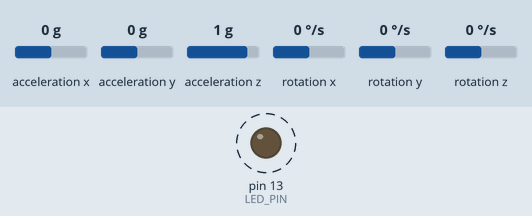
A sketch run on a simulated Arduino Uno, built with avr-gcc and run on an emulated ATmega328P. Shown: output pins drawn as LEDs (lit = HIGH). Dashed ring = blinking. The test bench sets the inputs (shaded band); at power-on: acceleration x 0 g, acceleration z 1 g, acceleration y 0 g, rotation x 0 °/s, rotation y 0 °/s, rotation z 0 °/s. What the sketch prints to the serial monitor is not drawn.

Above: at 1.2 s.
1.3 s: acceleration x set to -1.4 g
4.3 s: acceleration z set to 0 g
5.8 s: acceleration y set to -1.4 g
8.8 s: acceleration x set to 0 g
Timing chart, 0 to 12.8 s (numbered marks = the images above; inputs shaded):
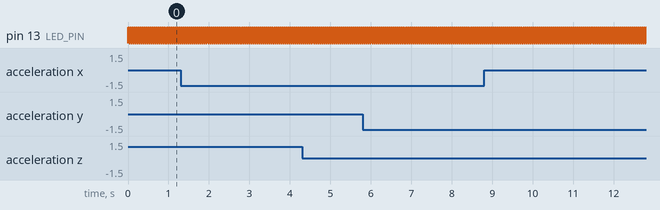

Measured:
- by itself, pin 13 (LED_PIN): alternates HIGH for 0.02 s and LOW for 0.02 s

The sketch:

pedometer.ino
```cpp
#include <Wire.h>
#include "I2Cdev.h"
#include "MPU6050.h"

// MPU6050 체어 객체 생성
MPU6050 accelgyro;

// 중안 사용할 변수들 ( 가속도, 자이로, 평균 가속도 )
int16_t ax, ay, az;
int16_t gx, gy, gz;

// 동작 중인지 표시할 LED
#define LED_PIN 13
bool blinkState = false;

void setup() {
    Wire.begin();

    Serial.begin(115200);

    // MPU6050 초기화
    accelgyro.initialize();
    accelgyro.setFullScaleGyroRange(MPU6050_GYRO_FS_250);
    accelgyro.setFullScaleAccelRange(MPU6050_ACCEL_FS_2);

    // 연결 테스트
    Serial.println("Testing device connections...");
    Serial.println(accelgyro.testConnection() ? "MPU6050 connection successful" : "MPU6050 connection failed");

    // 동작 표시 LED 초기화
    pinMode(LED_PIN, OUTPUT);
}

void loop() {
    accelgyro.getMotion6(&ax, &ay, &az, &gx, &gy, &gz);

    //accelgyro.getAcceleration(&ax, &ay, &az);
    //accelgyro.getRotation(&gx, &gy, &gz);

    // 시리얼로 출력
    print_data_using_string(ax, ay, az, gx, gy, gz);
    // print_data_for_processing(ax, ay, az, gx, gy, gz);

    // blink LED to indicate activity
    blinkState = !blinkState;
    digitalWrite(LED_PIN, blinkState);

    delay(20);
}

// 시리얼로 사람이 보기 쉽게 출력
void print_data_using_string(int16_t ax, int16_t ay, int16_t az, int16_t gx, int16_t gy, int16_t gz){
    Serial.print("Accelerator => (");
    Serial.print(ax); Serial.print(",\t");
    Serial.print(ay); Serial.print(",\t");
    Serial.print(az); Serial.print(")\t");

    Serial.print("Gyro => (");
    Serial.print(gx); Serial.print(",\t");
    Serial.print(gy); Serial.print(",\t");
    Serial.print(gz); Serial.print(")\n");
}

// 프로세싱으로 처리하기위해서 출력
void print_data_for_processing(int16_t ax, int16_t ay, int16_t az, int16_t gx, int16_t gy, int16_t gz){
    // display tab-separated accel/gyro x/y/z values
    Serial.print(ax); Serial.print(",");
    Serial.print(ay); Serial.print(",");
    Serial.print(az); Serial.print(",");
    Serial.print(gx); Serial.print(",");
    Serial.print(gy); Serial.print(",");
    Serial.print(gz); Serial.print("\n");
}
```
